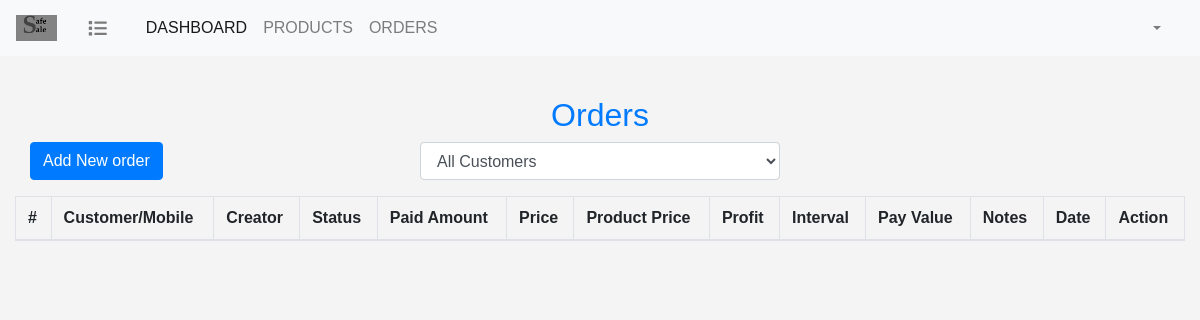
Before: /orders/index.php with the older database file.
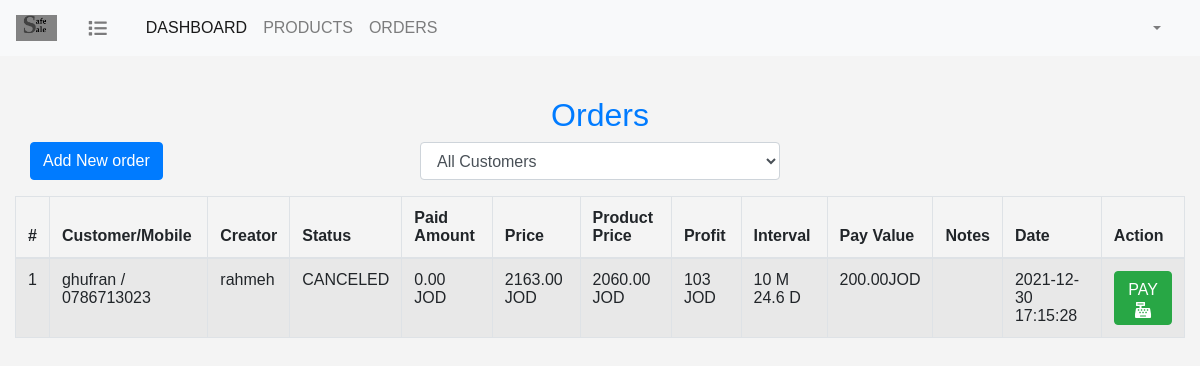
After: the same page with the newer database file.
### tables this page shows
CREATE TABLE `orders` (
  `order_id` int(11) NOT NULL,
  `creator_id` int(11) NOT NULL,
  `customer_id` int(11) NOT NULL,
  `pay_interval` decimal(4,2) NOT NULL,
  `pay_value` decimal(8,2) NOT NULL,
  `price` decimal(8,2) NOT NULL,
  `status` enum('ACTIVE','FINISHED','CANCELED','') NOT NULL DEFAULT 'ACTIVE',
  `notes` text NOT NULL,
  `promissory_note` varchar(300) NOT NULL,
  `creation_date` datetime NOT NULL DEFAULT current_timestamp()
);

CREATE TABLE `customers` (
  `customer_id` int(11) NOT NULL,
  `name` varchar(155) NOT NULL,
  `email` varchar(50) NOT NULL,
  `mobile` varchar(14) NOT NULL,
  `password` varchar(255) NOT NULL
);

CREATE TABLE `users` (
  `id` int(11) NOT NULL,
  `name` varchar(255) NOT NULL,
  `user_name` varchar(255) NOT NULL,
  `email` varchar(255) NOT NULL,
  `password` varchar(255) NOT NULL,
  `privilege_id` int(11) NOT NULL,
  `is_active` tinyint(1) NOT NULL DEFAULT 1
);

### orders/index.php (the view, shortened to what this page needs)
<?php
include('../db_connect.php');
$customer_condition = '';
$params = [];
$query = "SELECT o.*  , c.name as customer_name , c.mobile as customer_mobile , u.name as creator_name ,
(SELECT SUM(sub_price) FROM orders_products WHERE order_id = o.order_id  ) as products_price,
IFNULL((SELECT SUM(amount) FROM installments WHERE order_id = o.order_id  ),0) as sum_paid
from orders as o
INNER JOIN customers as c  ON c.customer_id = o.customer_id
INNER JOIN users as u ON u.id = o.creator_id
$customer_condition
ORDER BY o.order_id DESC
";
$statement = $con->prepare($query);
$statement->execute($params);
$orders = $statement->fetchAll(PDO::FETCH_ASSOC);
?>
<html>
<head>
    <?php include "../include/header.php";?>
    <link rel="stylesheet" href="orders.css">
</head>
<body>
<?php include "../include/navbar.php"?>
<div class="container-fluid pt-5">
    <h2 class="text-primary text-center mt-5">Orders</h2>
    <div class="row">
        <div class="col-md-4">
            <a href="add_order.php" class="btn btn-primary mb-2">Add New order</a>
        </div>
        <div class="form-group col-md-4">
            <select class="form-control" name="customers" id="filter_customer">
                <option value="-1">All Customers</option>
            </select>
        </div>
    </div>
    <table id="orders_table" class="table table-bordered table-striped">
        <thead>
        <tr>
            <th scope="col">#</th>
            <th scope="col">Customer/Mobile</th>
            <th scope="col">Creator</th>
            <th scope="col">Status</th>
            <th scope="col">Paid Amount</th>
            <th scope="col">Price</th>
            <th scope="col">Product Price</th>
            <th scope="col">Profit</th>
            <th scope="col">Interval</th>
            <th scope="col">Pay Value</th>
            <th scope="col">Notes</th>
            <th scope="col">Date</th>
            <th scope="col">Action</th>
        </tr>
        </thead>
        <tbody>
          <?php
          foreach($orders as $order)
          {
              $paid_amount = $order['sum_paid'];
              $isLate = false;
              $pay_interval = floatval($order['pay_interval']);
              $days = ($pay_interval - floor($pay_interval))*30;
              $months = floor($pay_interval);
              $interval_text = $months . " M " ;
              if($days != 0)
                  $interval_text .= $days . " D";
              ?>
               <tr class="<?=$isLate ? 'bg-danger': ''?>" id="<?=$order['order_id']?>">
               <td><?=$order['order_id']?></td>
               <td><?=$order['customer_name'] . ' / ' .$order['customer_mobile'] ?></td>
               <td><?=$order['creator_name']?></td>
               <td><?=$order['status']?></td>
               <td><?=$paid_amount?> JOD</td>
               <td><?=$order['price']?> JOD</td>
               <td><?=$order['products_price']?> JOD</td>
               <td><?= ($order['price'] - $order['products_price'] )?> JOD</td>
               <td><?=$interval_text?></td>
               <td><?=$order['pay_value']?>JOD</td>
               <td><?=$order['notes']?></td>
               <td><?=$order['creation_date']?></td>
               <td>
                   <a href="pay.php?order_id=<?=$order['order_id']?>"  class="btn btn-success">PAY <i class="fas fa-cash-register"></i></a>
               </td>
              </tr>
          <?php }?>
        </tbody>
    </table>
</div>
</body>
</html>

### include/header.php (shortened to what this page needs)
<link rel="stylesheet" href="../assets/css/bootstrap.min.css"/>
<link rel="stylesheet" href="https://cdn.datatables.net/1.10.20/css/dataTables.bootstrap4.min.css"/>
<link rel="stylesheet" href="../assets/fonts/css/all.css" />
<link rel="stylesheet" href="../assets/css/main.css"/>

### include/navbar.php (shortened to what this page needs)
<nav class="navbar navbar-expand-lg navbar-light bg-light fixed-top">
    <a class="navbar-brand" href="../dashboard/index.php">
        <img src="../products/images/logo.jpeg" width="45" height="45" alt="logo" class="img-fluid"/>
    </a>
    <a class="nav-link dashboard-list close" href="#"><i class="fas fa-list fa-xs"></i></a>
    <div class="container">
        <div class="collapse navbar-collapse" id="navbarSupportedContent">
            <ul class="navbar-nav mr-auto">
                <li class="nav-item active">
                    <a class="nav-link dashboard-link" href="../dashboard">DASHBOARD <span class="sr-only">(current)</span></a>
                </li>
                <li class="nav-item">
                    <a class="nav-link" href="../products">PRODUCTS</a>
                </li>
                <li class="nav-item">
                    <a class="nav-link" href="../orders">ORDERS</a>
                </li>
            </ul>
            <ul class="navbar-nav ml-auto">
                <li class="nav-item dropdown">
                    <a class="nav-link dropdown-toggle" href="#" id="navbarDropdown" role="button" data-toggle="dropdown" aria-haspopup="true" aria-expanded="false">
                    </a>
                </li>
            </ul>
        </div>
    </div>
</nav>

### assets/css/main.css (style rules this page uses)
* { margin: 0; padding: 0; -webkit-box-sizing:border-box; -moz-box-sizing:border-box; box-sizing:border-box; }
body { font-family: arial,tohama; margin:0; padding:0; background-color:#f4f4f4; }
ul { list-style: none; }
.row { margin: 0; padding: 0; }

### orders/orders.css (style rules this page uses)
.table-striped { font-size: 16px !important; }

Changed rows visible on the page:
added orders: order_id "1", customer.name "ghufran", customer.mobile "0786713023", users.name "rahmeh", status "CANCELED", paid_amount "0.00", price "2163.00", products_price "2060.00", products_price "103", pay_interval "10 M 24.6 D", pay_value "200.00", creation_date "2021-12-30 17:15:28"
